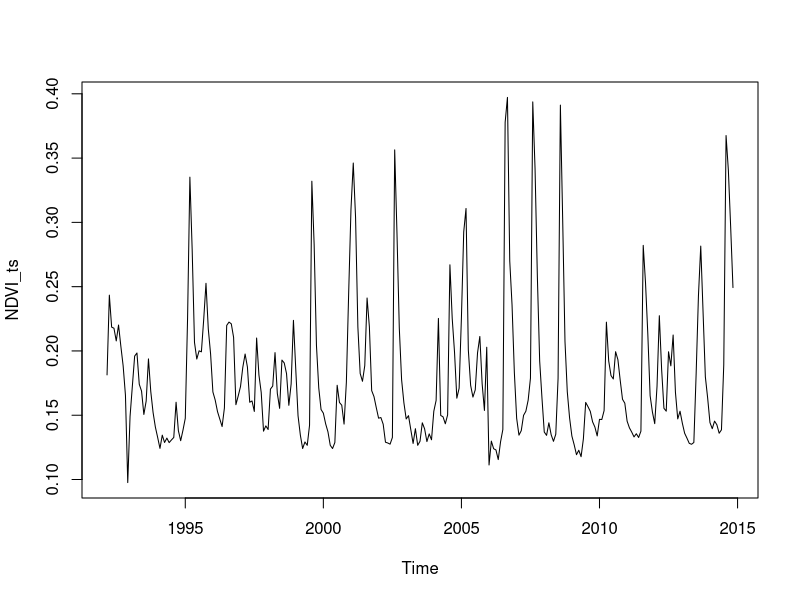
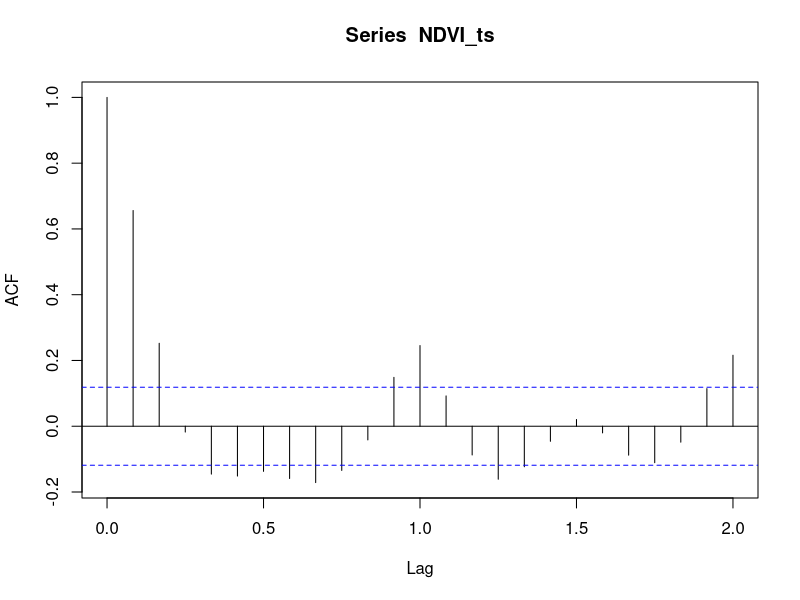
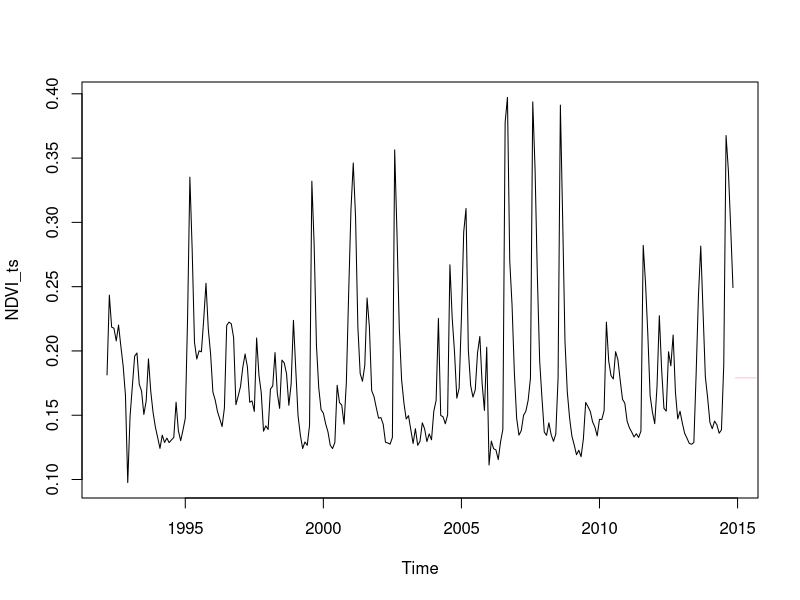
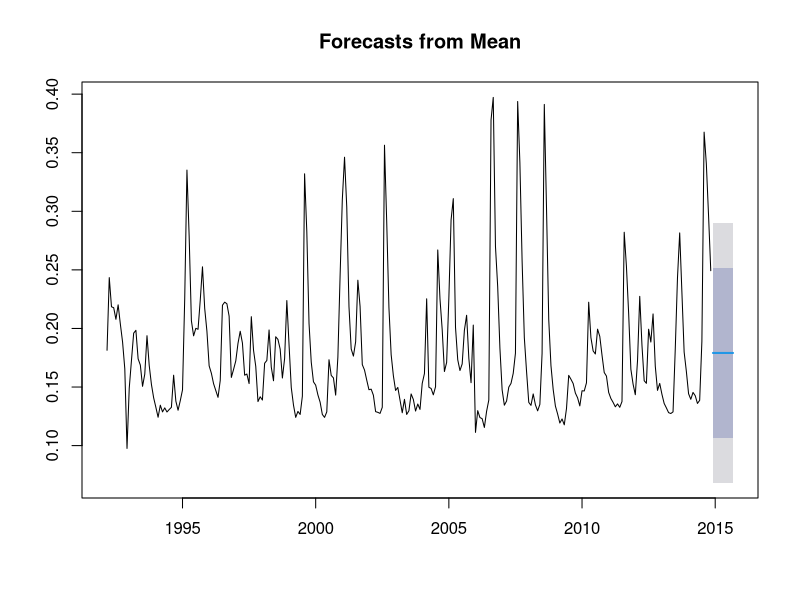
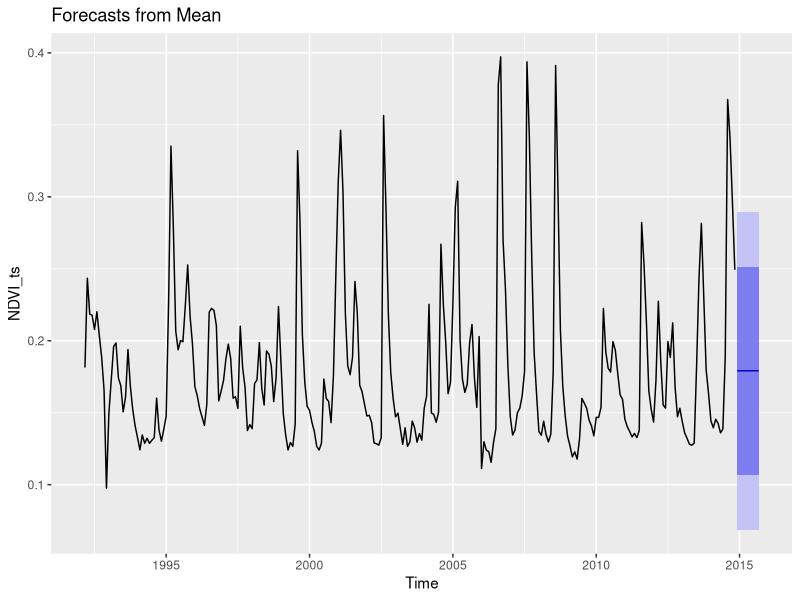
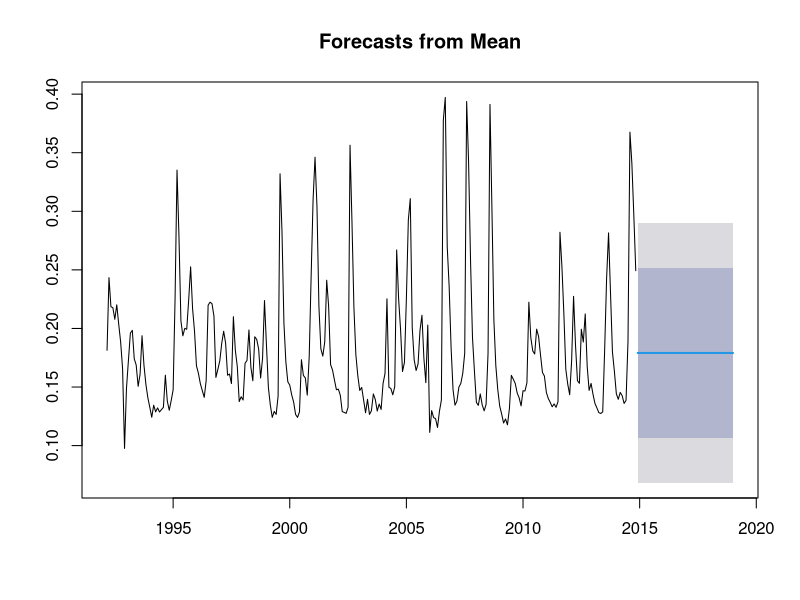
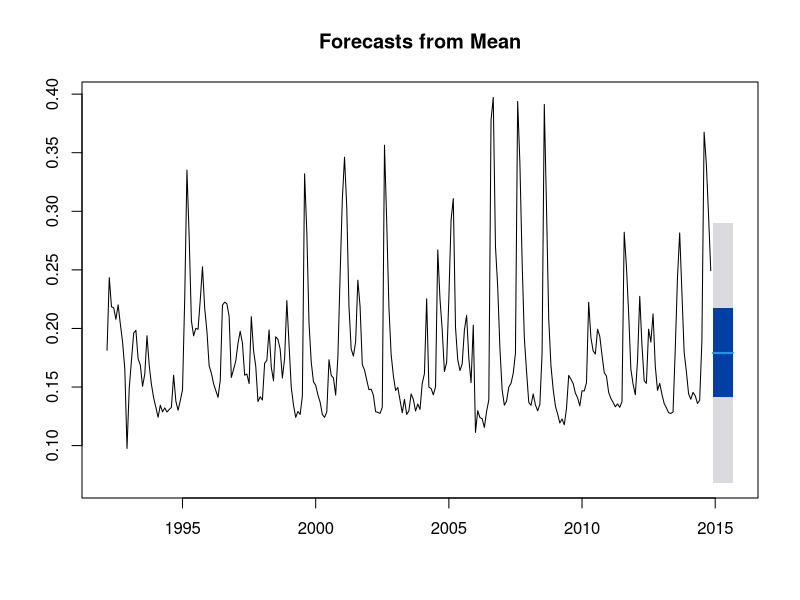
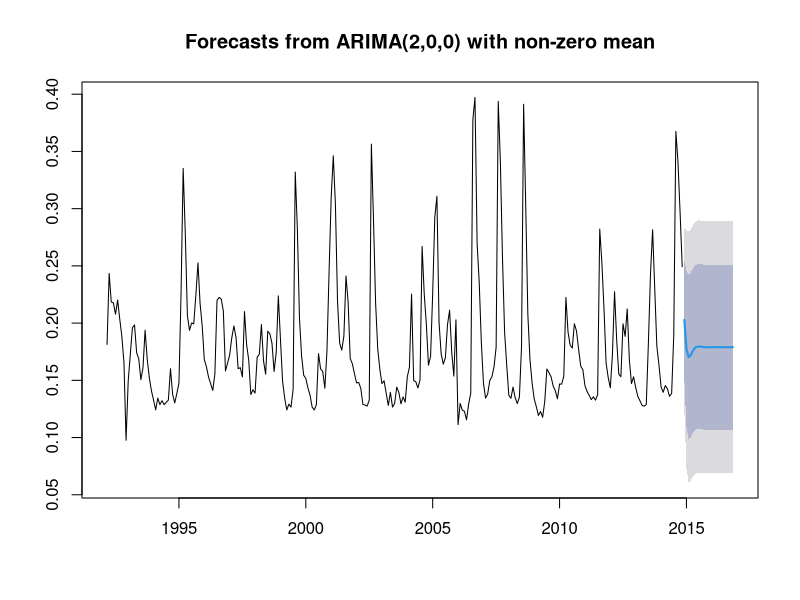

The R script that drew these images, in order:
library(forecast)
library(ggplot2)

# Data setup

data = read.csv("portal_timeseries.csv", stringsAsFactors = FALSE)
head(data)
NDVI_ts = ts(data$NDVI, start = c(1992, 3), end = c(2014, 11), frequency = 12)

# Steps in forecasting
# 1. Problem definition
# 2. Gather information
# 3. Exploratory analysis
# 4. Choosing and fitting models
# 5. Make forecasts
# 6. Evaluate forecasts

# Reminder of data structure

plot(NDVI_ts)
acf(NDVI_ts)

# Last time we made some models, the simplest was just the average
# Average model: y_t = c + e_t, where e_t ~ N(0, sigma)

# To make forecasts from these models we ask what the model would predict at the time-step of interest
# So, for the average model we just need to know what c is, which is just the mean(NDVI_ts)

mean(NDVI_ts)

# If we use `meanf` to get a forecast for the average model we see that this mean is the forecast value

avg_forecast = meanf(NDVI_ts)
avg_forecast

# Look at the forecast object

str(avg_forecast)

# Can see the
# * Method used for forecasting
# * Values for fitting the model
# * Information about the model
# * Mean values for the forecast

# The expected value, or point forecast, is in $mean

avg_forecast$mean

# Visualize

plot(NDVI_ts)
lines(avg_forecast$mean, col = 'pink')

# Better to use built-in plotting functions

plot(avg_forecast)

# or

autoplot(avg_forecast)

# Change the number of time-steps in the forecast using h

avg_forecast = meanf(NDVI_ts, h = 50)
plot(avg_forecast)

# Uncertainty
# Important to know how confident our forecast is
# Shaded areas provide this information
# Only variation in e_t is included, not errors in parameters
# By default 80% and 95%

avg_forecast
avg_forecast <- meanf(NDVI_ts, level = c(50, 95))
avg_forecast
plot(avg_forecast)

# Does it look like 95% of the empirical points fall within the gray band?
# Might make us sceptical of this forecast
# How do we tell? We'll come back to this when we learn how to evaluate forecasts

# Forecasting with more complex models
# `forecast()` function
# Non-seasonal ARIMA
# y_t = c + b1 * y_t-1 + b2 * y_t-2 + e_t
# Actually y_t = (1 - b1 - b2)*c + b1 * y_t-1 + b2 * y_t-2 + e_t due to non-zero mean

arima_model = auto.arima(NDVI_ts, seasonal = FALSE)
arima_model
arima_forecast = forecast(arima_model)
plot(arima_forecast)

# Can see the model at work
# First step influenced strongly postively by previous time-step which is high so above mean
# Second step is pulled below negative AR2 parameter
# Gradually reverts to the mean

# You Do
# Make a forecast using a seasonal ARIMA model (the best model we found last time)
# Make the forecast for 3 years (36 months into the future)
# Show the 80 and 99% prediction intervals

seasonal_arima_model = auto.arima(NDVI_ts)
seasonal_arima_forecast = forecast(seasonal_arima_model, h = 36, level = c(80, 99))
plot(seasonal_arima_forecast)

# Forecasts from cross-sectional approach

library(dplyr)
library(tidyr)

monsoon_data <- data %>%
  separate(date, c("month", "day", "year"), sep = '/') %>%
  filter(month %in% c(7, 8, 9)) %>%
  group_by(year) %>%
  summarize(monsoon_rain = sum(rain), monsoon_ndvi = mean(NDVI), monsoon_rodents = sum(rodents))

ggplot(monsoon_data, aes(x = monsoon_rain, y = monsoon_ndvi)) +
  geom_point() +
  geom_smooth(method = "lm")

rain_model = lm('monsoon_ndvi ~ monsoon_rain', data = monsoon_data)
rain_forecast = forecast(rain_model, newdata = data.frame(monsoon_rain = c(120, 226, 176, 244)))
plot(rain_forecast)
